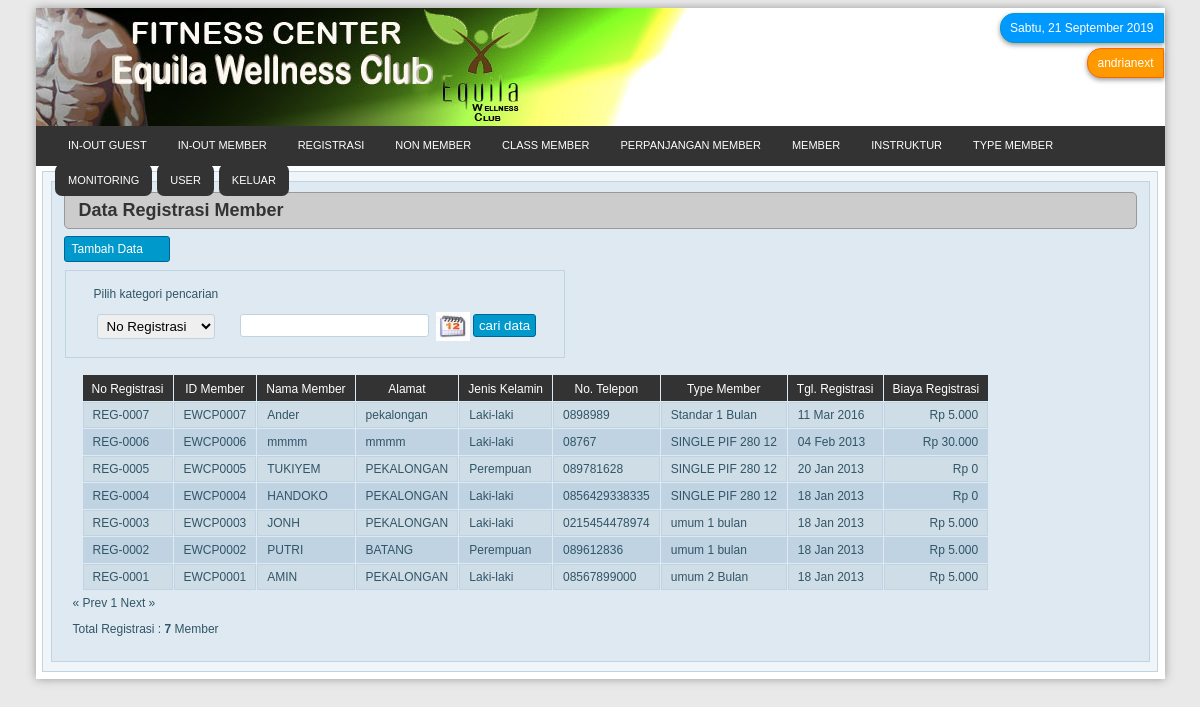
/admin/registrasi.php (signed in), run on the app's committed database.
### tables this page shows
CREATE TABLE `registrasi` (
  `no_registrasi` varchar(20) NOT NULL,
  `id_member` varchar(20) NOT NULL,
  `nama_member` varchar(50) NOT NULL,
  `nama_golongan` varchar(40) NOT NULL,
  `tanggal_pendaftaran` date NOT NULL,
  `biaya_pendaftaran` double(30,0) NOT NULL,
  `biaya_member` double(30,0) NOT NULL,
  PRIMARY KEY  (`no_registrasi`)
);

CREATE TABLE `member` (
  `id_member` varchar(20) NOT NULL,
  `nama` varchar(20) NOT NULL,
  `alamat` varchar(50) NOT NULL,
  `tempat_lahir` varchar(20) NOT NULL,
  `tanggal_lahir` date NOT NULL,
  `jenis_kelamin` varchar(50) NOT NULL,
  `no_telepon` varchar(20) NOT NULL,
  `status` varchar(50) NOT NULL,
  `tgl_tempo` date NOT NULL,
  `gambar` varchar(50) NOT NULL,
  PRIMARY KEY  (`id_member`)
);

### admin/library/fungsi_standar.php (called while the page is built, shortened)
<?php
function tanggal(){
	$hari=$day=date(l);
	$tanggal=date(d);
	$bulan=$bl=$month=date(m);
	$tahun=date(Y);
	switch($hari)
	{
		case"Saturday":$hari="Sabtu"; break;
	}
	switch($bulan)
	{
		case"9":$bulan="September"; break;
	}
	$tglLengkap="$hari, $tanggal $bulan $tahun";
	return $tglLengkap;
}
function digit($data){
		$input=$data;
		$panjang=strlen($input);
if ($panjang==0)
{
	return $input;
}
elseif ($panjang < 4)
{
	return $input;
}
else
{
		$n=$panjang-1;
		$point=1;
		$j=1;
		$teks=array();
	for ($i=$n;$i>0;$i--)
	{
		if($point==3)
		{
			$teks["$j"]=substr($input,$i,3);
			$point=0;
			$j++;
			$g=$i;
		}
		$point++;
	}
	$input= substr($input,0,$g);
	for ($k=$j;$k>0;$k--)
	{
		if ($k==1){
			$input=$input. $teks["$k"];
		}else{
			$input=$input. $teks["$k"].".";
		}
	}
	return $input;
}
}
?>

### admin/library/fungsi_indotgl.php (called while the page is built, shortened)
<?php
	function tgl_indo($tgl){
			$tanggal = substr($tgl,8,2);
			$bulan = getBulan(substr($tgl,5,2));
			$tahun = substr($tgl,0,4);
			return $tanggal.' '.$bulan.' '.$tahun;
	}
	function getBulan($bln){
				switch ($bln){
					case 1:
						return "Jan";
						break;
					case 2:
						return "Feb";
						break;
					case 3:
						return "Mar";
						break;
				}
			}
?>

### admin/registrasi.php (the view, shortened to what this page needs)
<?php
require_once "library/fungsi_standar.php";
require_once "library/fungsi_indotgl.php";
?>
<!DOCTYPE html PUBLIC "-//W3C//DTD XHTML 1.0 Transitional//EN" "http://www.w3.org/TR/xhtml1/DTD/xhtml1-transitional.dtd">
<html xmlns="http://www.w3.org/1999/xhtml">
<head>
<link rel="stylesheet" href="style/data.css" type="text/css">
<link rel="stylesheet" href="style/style_index.css" type="text/css"  />
<link rel="stylesheet" href="style/menu.css" type="text/css"  />
</head>
<body>
<div id="page">
	<div class="header"><img src="style/aladin.png" />
	<div id="box">
	<div id="tgl"><?php echo tanggal();?></div>
	<div id="akun"><?php echo $_SESSION['nama']; ?></div>
   	</div>
  	</div>
  	<div id="menu-bg">
  	<div id="menu">
	<?php
	require_once "menu.php";
	?>
	</div>
  	</div>
	<div class="halaman">
  	<div class="tengah">
	<div class="batas_isi">
    	<div class="isi">
<div id="judulHalaman"><strong>Data Registrasi Member</strong></div>
<table border="0" cellspacing="1" cellpadding="0">
<?php echo "<a href=form_member.php>"; ?>
<div id="tombolAdd">Tambah Data</div>
  <tr>
    <td>
    <form id="form1" name="form1" method="post" action="registrasi_cari.php">
      <table cellspacing="1" cellpadding="0">
        <tr>
          <td id="noborder">Pilih kategori pencarian</td>
          <td id="noborder">&nbsp;</td>
        </tr>
           <td id="noborder"><label>
            <select name="pilih" id="input" >
              <option value="no_registrasi" >No Registrasi</option>
            </select>
          </label></td>
          <td id="noborder">
            <input type="text" name="tcari" id="input" />
			<a href="javascript:void(0)" onClick="if(self.gfPop)gfPop.fPopCalendar(document.form1.tcari);return false;" ><img src="style/calender/calender.jpeg" alt="" name="popcal" width="34" height="29" border="0" align="absmiddle" id="popcal" /></a>
            <input type="submit" name="bcari" id="tombol" value="cari data" />
	   </td>
	</tr>
   	  </table>
<?php
	$warna1="#c0d3e2";
	$warna2="#cfdde7";
	$warna=$warna1;
 ?>
<table border="0" cellspacing="0" cellpadding="0">
      <tr>
        <td id="noborder"><table cellpadding="0" cellspacing="1">
          <tr>
            <td id="namaField">No Registrasi</td>
            <td id="namaField">ID Member</td>
            <td id="namaField">Nama Member</td>
            <td id="namaField">Alamat</td>
            <td id="namaField">Jenis Kelamin</td>
            <td id="namaField">No. Telepon</td>
            <td id="namaField">Type Member</td>
            <td id="namaField">Tgl. Registrasi</td>
	   <td id="namaField">Biaya Registrasi</td>
            </tr>
          <?php
	$batas   = 30;
	$halaman = $_GET['halaman'];
	if(empty($halaman)){
	$posisi  = 0;
	$halaman = 1;
	}
	else{
	$posisi = ($halaman-1) * $batas;
	}
$query=mysql_query("SELECT * FROM registrasi,member WHERE registrasi.id_member=member.id_member ORDER BY no_registrasi DESC LIMIT $posisi,$batas");
	while($row=mysql_fetch_array($query)){
			if ($warna==$warna1){
				$warna=$warna2;
			}
			else{
				$warna=$warna1;
			}
		?>
	<?php
	$no=1;
	$tgl_pendaftaran= tgl_indo($row['tanggal_pendaftaran']);
	$total=$bpen+$bmem; ?>
          <tr bgcolor="<?php echo $warna; ?>">
            <td><?php echo $row['no_registrasi']; ?></td>
            <td><?php echo "$row[id_member]"; ?></td>
            <td><?php echo "$row[nama]"; ?></td>
            <td><?php echo "$row[alamat]"; ?></td>
            <td><?php echo "$row[jenis_kelamin]"; ?></td>
            <td><?php echo "$row[no_telepon]"; ?></td>
            <td><?php echo "$row[nama_golongan]"; ?></td>
            <td><?php echo "$tgl_pendaftaran"; ?></td>
            <td align="right"><?php echo "Rp "; echo digit($row['biaya_pendaftaran']); ?></td>
	    </tr>
          <?php $no++; }
	echo"</table>";
	$tampil2 = mysql_query("SELECT * FROM registrasi,member WHERE registrasi.id_member=member.id_member");
		$jmldata = mysql_num_rows($tampil2);
		$jmlhal  = ceil($jmldata/$batas);
		echo "<div class=paging>";
		if($halaman > 1){
			$prev=$halaman-1;
			echo "<span class=prevnext><a href=$_SERVER[PHP_SELF]?halaman=$prev>« Prev</a></span> ";
		}
		else{
			echo "<span class=disabled>« Prev</span> ";
		}
		for($i=1;$i<=$jmlhal;$i++)
		if ($i != $halaman){
			echo " <a href=$_SERVER[PHP_SELF]?halaman=$i>$i</a> ";
		}
		else{
			echo " <span class=current>$i</span> ";
		}
		if($halaman < $jmlhal){
			$next=$halaman+1;
			echo "<span class=prevnext><a href=$_SERVER[PHP_SELF]?halaman=$next>Next »</a></span>";
		}
		else{
			echo "<span class=disabled>Next »</span>";
		}
		echo "</div>";
		echo "<p align=left>Total Registrasi : <b>$jmldata</b> Member</p>";
		?>
        </table></td>
	</div>
    </div>
    </div>
  </div>
 <div class="BatasBawah"></div>
</div>
</body>
</html>

### admin/style/data.css (style rules this page uses)
a { text-decoration:none; color:#09F; }
td { border:none; }

### admin/style/style_index.css (style rules this page uses)
body { color:#333; background-color:#e9e9e9; font-size:12px; font-family:Verdana, Geneva, sans-serif; }
#page { width:1129px; margin-left:auto; margin-right:auto; background-color:#FFF; box-shadow: 0px 0px 9px #999; }
#box { width:200px; float:right; }
#tgl { color:#FFF; padding:7px 9px; background-color:#09F; border:1px solid #09C; border-top-left-radius:14px; border-bottom-left-radius:14px; box-shadow:0px 2px 5px #999; margin-top:5px; margin-right:1px; float:right; }
#akun { color:#FFF; padding:7px 9px; background-color:#F90; border:1px solid #F60; border-top-left-radius:14px; border-bottom-left-radius:14px; box-shadow:0px 2px 5px #999; margin-top:5px; margin-right:1px; float:right; }
#menu-bg { background: #333; height: 40px; }
#menu { width: 1090px; margin: 0 auto; }
.header { width:1129px; background-color:#FFF; }
.halaman { idth:1129px; margin-left:auto; margin-right:auto; margin-top:0px; margin-bottom:0px; }
.halaman .tengah { width:1114px; margin-top:5px; margin-left:auto; margin-right:auto; border:1px solid #c0d3e2; background-color:#f0f5f9; }
.batas_isi { width:1097px; margin-top:9px; margin-bottom:9px; margin-left:auto; margin-right:auto; background-color:#dee9f1; border:1px solid #c0d3e2; }
.isi { padding:3px; }
.BatasBawah { width:1129px; height:7px; margin-left:auto; margin-right:auto; background-color:#FFF; }

### admin/style/menu.css (style rules this page uses)
#judulHalaman { color:#333; font-size:18px; background-color:#CCC; border:1px solid #999; padding:7px 14px; margin:7px 9px; border-radius:5px; }
#input { padding:3px 5px; margin:0px 3px; border:1px solid #c0d3e2; border-radius:3px; }
#tombol { color:#FFF; padding:3px 5px; background-color:#09C; border:1px solid #069; border-radius:3px; }
#tombolAdd { color:#FFF; margin:7px 9px; width:90px; padding:5px 7px; background-color:#09C; border:1px solid #069; border-radius:3px; }
table { margin:5px 9px; }
td { padding:5px 9px; border:1px solid #c0d3e2; }
#namaField { color:#FFF; background-color:#333; text-align:center; padding-top:7px; border:none; }
body { color:#315567; background-color:#e9e9e9; font-size:12px; font-family:Verdana, Geneva, sans-serif; }
#noborder { border:none; }

### data on the page
registrasi: no_registrasi "REG-0007", id_member.id_member "EWCP0007", id_member.nama "Ander", id_member.alamat "pekalongan", id_member.jenis_kelamin "Laki-laki", id_member.no_telepon "0898989", nama_golongan "Standar 1 Bulan", tanggal_pendaftaran "11 Mar 2016", biaya_pendaftaran "5.000"
registrasi: no_registrasi "REG-0006", id_member.id_member "EWCP0006", id_member.nama "mmmm", id_member.alamat "mmmm", id_member.jenis_kelamin "Laki-laki", id_member.no_telepon "08767", nama_golongan "SINGLE PIF 280 12", tanggal_pendaftaran "04 Feb 2013", biaya_pendaftaran "30.000"
registrasi: no_registrasi "REG-0005", id_member.id_member "EWCP0005", id_member.nama "TUKIYEM", id_member.alamat "PEKALONGAN", id_member.jenis_kelamin "Perempuan", id_member.no_telepon "089781628", nama_golongan "SINGLE PIF 280 12", tanggal_pendaftaran "20 Jan 2013", biaya_pendaftaran "0"
registrasi: no_registrasi "REG-0004", id_member.id_member "EWCP0004", id_member.nama "HANDOKO", id_member.alamat "PEKALONGAN", id_member.jenis_kelamin "Laki-laki", id_member.no_telepon "0856429338335", nama_golongan "SINGLE PIF 280 12", tanggal_pendaftaran "18 Jan 2013", biaya_pendaftaran "0"
registrasi: no_registrasi "REG-0003", id_member.id_member "EWCP0003", id_member.nama "JONH", id_member.alamat "PEKALONGAN", id_member.jenis_kelamin "Laki-laki", id_member.no_telepon "0215454478974", nama_golongan "umum 1 bulan", tanggal_pendaftaran "18 Jan 2013", biaya_pendaftaran "5.000"
registrasi: no_registrasi "REG-0002", id_member.id_member "EWCP0002", id_member.nama "PUTRI", id_member.alamat "BATANG", id_member.jenis_kelamin "Perempuan", id_member.no_telepon "089612836", nama_golongan "umum 1 bulan", tanggal_pendaftaran "18 Jan 2013", biaya_pendaftaran "5.000"
registrasi: no_registrasi "REG-0001", id_member.id_member "EWCP0001", id_member.nama "AMIN", id_member.alamat "PEKALONGAN", id_member.jenis_kelamin "Laki-laki", id_member.no_telepon "08567899000", nama_golongan "umum 2 Bulan", tanggal_pendaftaran "18 Jan 2013", biaya_pendaftaran "5.000"

### other printed values
tanggal() "Sabtu, 21 September 2019"
$_SESSION['nama'] "andrianext"
$jmldata "7"
